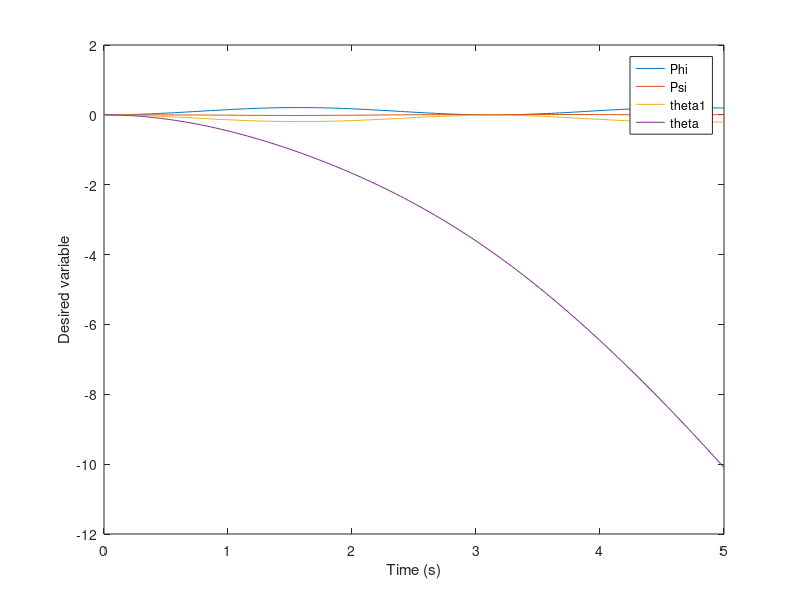
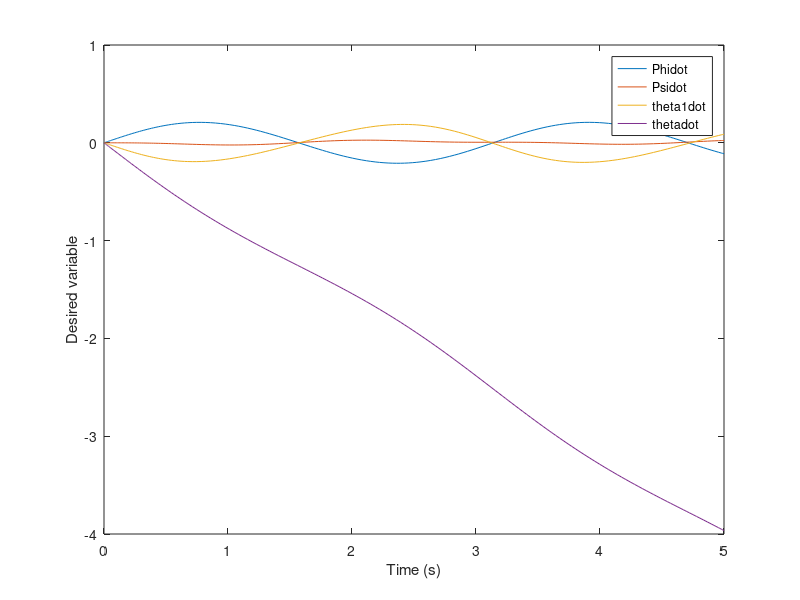
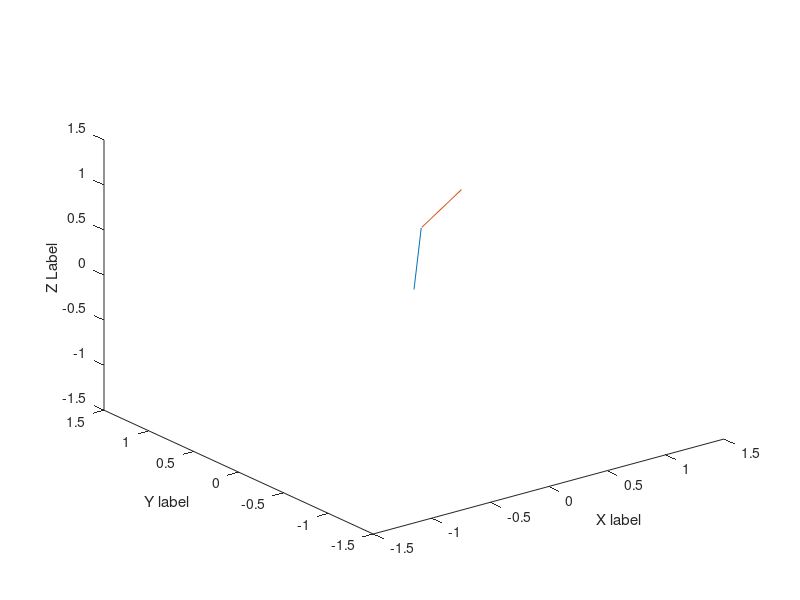

Here is the MATLAB script that generated these plots, in order:



function Final

% solves the differential equation xdotdot + 0.05*xdot + x^3 = 7.5*sin(t)
% this is the Duffing equation
% for certain parameters it is a chaotic system
% theta=pi/2:0.01:0;

% M=[1/3 0; 0 3/2+cos(t)+(1/3)*(cos(t))^2];
% F=[0.5*cos(theta)-(0.5+(1/3)*cos(theta))*sin(theta)*(q(3))^2;
%     (1+(1/3)*cos(theta))*sin(theta)*q(3)*q(4)-4)];
calltoODE = @(t,q)Finalode(t,q); % request to solve the ODE
options = odeset('RelTol',1e-5,'AbsTol',1e-10); % solver options
timespan = [0 5]; % length of time to integrate equation
IC = [0 0 0 0 0 0 0 0]; % initial conditions for x, dotx

% request to solve ODE
% time contains column vector of solution times
% solution contains column vectors of x, dotx
[time,solution]=ode45(calltoODE,timespan,IC,options); % request to solve ODE

% plot x, xdot as functions of time
figure
plot(time,solution(:,2))
ylabel('Desired variable')
xlabel('Time (s)')
hold on
plot(time, solution(:,3))
plot(time, solution(:,4))
plot(time, solution(:,1))
legend('Phi','Psi','theta1','theta')

figure
plot(time,solution(:,6))
ylabel('Desired variable')
xlabel('Time (s)')
hold on
plot(time, solution(:,7))
plot(time, solution(:,8))
plot(time, solution(:,5))
legend('Phidot','Psidot','theta1dot','thetadot')

%% Animation
L1 = .62;
L2 = .66;

figure
for t=1:length(time)
    clf
    z = [L1*cos(solution(t,2)) 0];
    x = [L1*sin(solution(t,2)) 0];
    y = [L1*sin(solution(t,2))*sin(solution(t,1)) 0];
    %abs(L2*sin(pi+solution(t,3))+L1*cos(solution(t,2)))
    %abs(L1*sin(solution(t,2))+L2*cos(pi + solution(t,3)))
    z1 = [L1*cos(solution(t,2)) L2*sin(solution(t,3))+L1*cos(solution(t,2))];
    x1 = [L1*sin(solution(t,2)) L1*sin(solution(t,2))+L2*cos(solution(t,3))];
    y1 = [L1*sin(solution(t,2))*sin(solution(t,1)) L1*sin(solution(t,2))*...
        sin(solution(t,1))+ L2*sin(solution(t,1))];
    plot3(x,y,z)
    axis([-1.5,1.5,-1.5,1.5,-1.5,1.5])
    %view(0,90)
    xlabel('X label')
    ylabel('Y label')
    zlabel('Z Label')
    hold on
    plot3(x1,y1,z1)
    hold off
    pause(0.01)
end


%% example ODE
    function qdot = Finalode(t,q)
        
        %     % this is the first-order form of the original ODE
        %     q(1) = theta;
        %     q(2) = phi;
        %     q(3) = psi;
        %     q(4) = theta1;
        %     q(5) = thetadot;
        %     q(6) = phidot;
        %     q(7) = psidot
        %     q(8) = theta1dot;
        %     % therefore
        
        %%
        %Constants
        m1 = 1;
        m2 = 1;
        m3 = 1;
        I1 = 1;
        I2 = 1;
        I3 = 1;
        L1 = 1;
        L2 = 1;
        R1 = 1;
        R2 = 1;
        % in vector form
        M1 = [0.5*m1*R1^2 0 0 0; 0 0 0 0; 0 0 0 0; 0 0 0 0];
        F1 =[-2;0;0;0];
        M2=[I2 I2*cos(q(2)) 0  0; I2*cos(q(2)) I2+m2*(L1^2/4) 0 0; 0 0 0 0; 0 0 0 0 ];
        F2=[-I2*q(6)^2*sin(q(2));
            -0.5*m2*(9.81*(L1/2)*sin(q(2))); 0; 0];
        M3 = [ I3 0 0 0;  0 I3+m3*L1^2 I3+m3*sin(q(2)-q(3)) I3; 0 I3+sin(q(2)-q(3)) I3+m3+(L2^2/4) I3;....
            0 I3 I3 I3];
        F3 = [0;-m3*((q(6)*q(6)-q(7)^2)*cos(q(2)-q(3)))+0.5*m3*(q(6)*q(7)*cos(q(2)-q(3))-9.81*L1*sin(q(2)));...
            -m3*(q(6)*cos(q(2)-q(3))*(q(6)-q(7)))+m3*(-9.81*(L2/2)*cos(q(3))-q(6)*q(7)*cos(q(2)-q(3)))+L2/2*9.81*m3; 0];
        M = M1 + M2 + M3;
        F = F1 + F2 + F3;
        qdot = [ q(5);
            q(6);
            q(7);
            q(8)
            M\F];
        
        
        
    end

end
